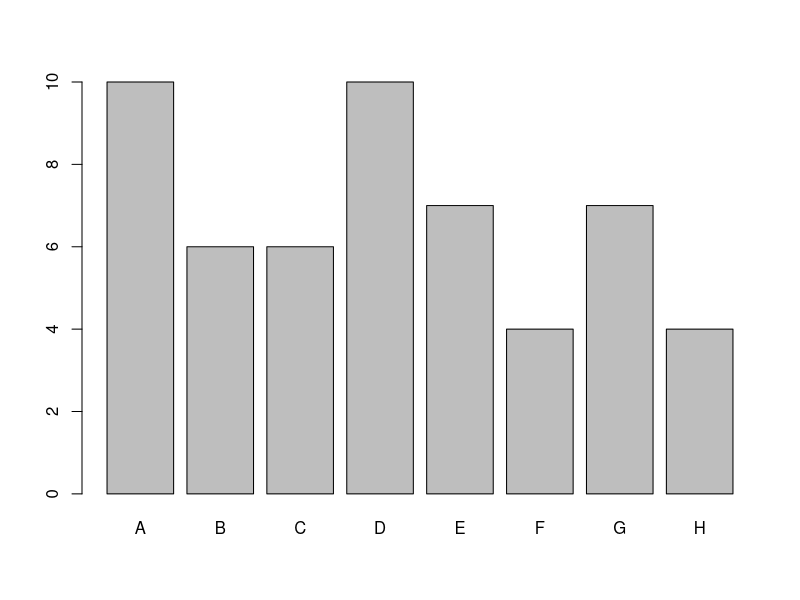
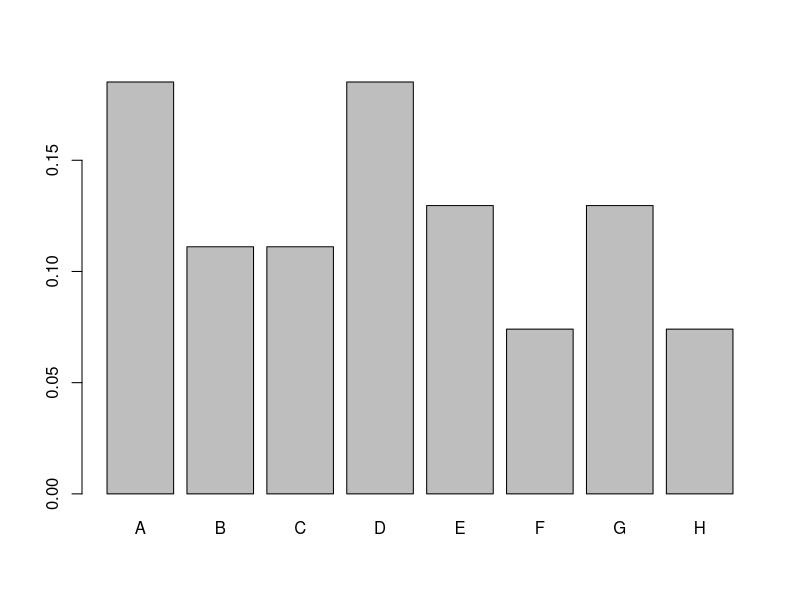
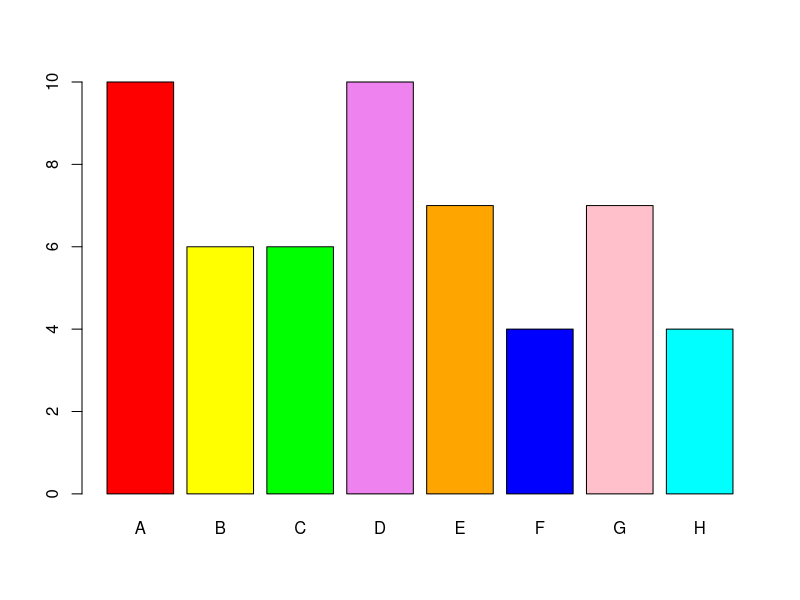
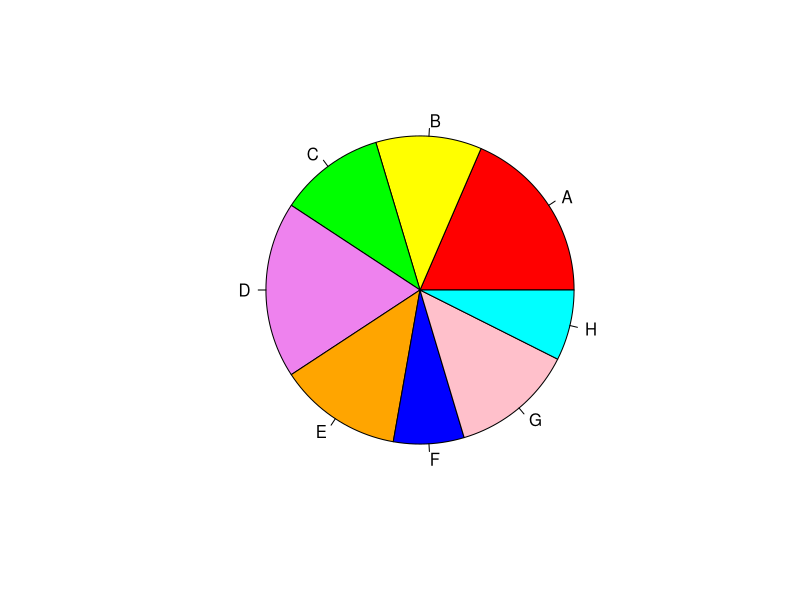

The R script that drew these images, in order:
library(MASS)  # load the MASS package 
painters

painters$School 


help(painters)

#Frequency Distribution of Qualitative Data

 school = painters$School      # the painter schools 
 school.freq = table(school)   # apply the table function
 school.freq  
 cbind(school.freq)  
 
#Relative Frequency Distribution of Qualitative Data
school.relfreq = school.freq / nrow(painters)

school.relfreq
old = options(digits=1) 
school.relfreq 

cbind(school.relfreq) 
 
options(old)
 
barplot(school.freq) 
barplot(school.relfreq) 

colors = c("red", "yellow", "green", "violet", "orange", "blue", "pink", "cyan") 

barplot(school.freq,col=colors)  
pie(school.freq, col=colors)  

#Category Statistics

c_school = school == "C"      # the logical index vector
c_painters = painters[c_school, ] 
mean(c_painters$Composition)
tapply(painters$Composition, painters$School, mean) 

